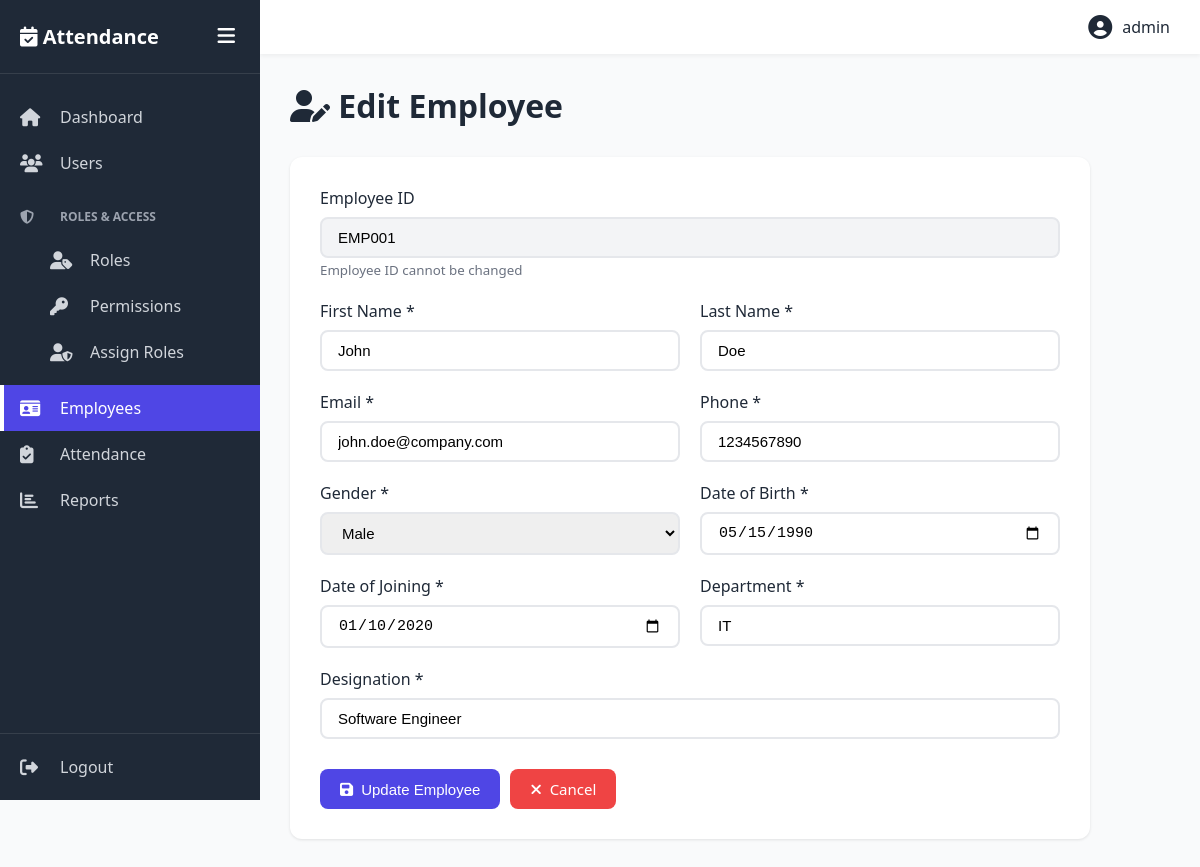
Page /employees/edit/1/ (signed in) on the committed database.
### accounts/models.py (models this page shows, shortened)
class Employee(models.Model):
    GENDER_CHOICES = [
        ('M', 'Male'),
        ('F', 'Female'),
        ('O', 'Other'),
    ]
    employee_id = models.CharField(max_length=20, unique=True, blank=True)
    first_name = models.CharField(max_length=100)
    last_name = models.CharField(max_length=100)
    email = models.EmailField(unique=True)
    phone = models.CharField(max_length=15)
    gender = models.CharField(max_length=1, choices=GENDER_CHOICES)
    date_of_birth = models.DateField()
    date_of_joining = models.DateField()
    department = models.CharField(max_length=100)
    designation = models.CharField(max_length=100)
    is_active = models.BooleanField(default=True)
    created_at = models.DateTimeField(auto_now_add=True)
    updated_at = models.DateTimeField(auto_now=True)

### accounts/views.py (the view, shortened to what this page needs)
# urls.py: path('employees/edit/<int:employee_id>/', views.employee_edit, name='employee_edit'),
@login_required
def employee_edit(request, employee_id):
    employee = get_object_or_404(Employee, id=employee_id)
    return render(request, 'employees/edit.html', {'employee': employee})

### templates/employees/edit.html (shortened to what this page needs)
{% extends 'base.html' %}
{% block content %}
<div class="page-header">
    <h1><i class="fas fa-user-edit"></i> Edit Employee</h1>
</div>
<div class="form-container">
    <form method="POST">
        <div class="form-group">
            <label for="employee_id">Employee ID</label>
            <input type="text" id="employee_id" value="{{ employee.employee_id }}" readonly style="background-color: #f3f4f6; cursor: not-allowed;">
            <small style="color: #6b7280;">Employee ID cannot be changed</small>
        </div>
        <div class="form-row">
            <div class="form-group">
                <label for="first_name">First Name *</label>
                <input type="text" id="first_name" name="first_name" value="{{ employee.first_name }}" required>
            </div>
            <div class="form-group">
                <label for="last_name">Last Name *</label>
                <input type="text" id="last_name" name="last_name" value="{{ employee.last_name }}" required>
            </div>
        </div>
        <div class="form-row">
            <div class="form-group">
                <label for="email">Email *</label>
                <input type="email" id="email" name="email" value="{{ employee.email }}" required>
            </div>
            <div class="form-group">
                <label for="phone">Phone *</label>
                <input type="text" id="phone" name="phone" value="{{ employee.phone }}" required>
            </div>
        </div>
        <div class="form-row">
            <div class="form-group">
                <label for="gender">Gender *</label>
                <select id="gender" name="gender" required>
                    <option value="M" {% if employee.gender == 'M' %}selected{% endif %}>Male</option>
                </select>
            </div>
            <div class="form-group">
                <label for="date_of_birth">Date of Birth *</label>
                <input type="date" id="date_of_birth" name="date_of_birth" value="{{ employee.date_of_birth|date:'Y-m-d' }}" required>
            </div>
        </div>
        <div class="form-row">
            <div class="form-group">
                <label for="date_of_joining">Date of Joining *</label>
                <input type="date" id="date_of_joining" name="date_of_joining" value="{{ employee.date_of_joining|date:'Y-m-d' }}" required>
            </div>
            <div class="form-group">
                <label for="department">Department *</label>
                <input type="text" id="department" name="department" value="{{ employee.department }}" required>
            </div>
        </div>
        <div class="form-group">
            <label for="designation">Designation *</label>
            <input type="text" id="designation" name="designation" value="{{ employee.designation }}" required>
        </div>
        <div class="form-actions">
            <button type="submit" class="btn btn-primary">
                <i class="fas fa-save"></i> Update Employee
            </button>
            <a href="{% url 'employees_list' %}" class="btn btn-danger">
                <i class="fas fa-times"></i> Cancel
            </a>
        </div>
    </form>
</div>
{% endblock %}

### templates/base.html (shortened to what this page needs)
{% load static %}
<!DOCTYPE html>
<html lang="en">
<head>
    <link rel="stylesheet" href="{% static 'css/style.css' %}">
    <link rel="stylesheet" href="https://cdnjs.cloudflare.com/ajax/libs/font-awesome/6.4.0/css/all.min.css">
</head>
<body>
    <div class="container">
        <aside class="sidebar" id="sidebar">
            <div class="sidebar-header">
                <h2><i class="fas fa-calendar-check"></i> Attendance</h2>
                <button class="toggle-btn" id="toggleBtn">
                    <i class="fas fa-bars"></i>
                </button>
            </div>
            <nav class="sidebar-nav">
                <a href="{% url 'dashboard' %}"
                    class="nav-item {% if request.resolver_match.url_name == 'dashboard' %}active{% endif %}">
                    <i class="fas fa-home"></i>
                    <span>Dashboard</span>
                </a>
                <a href="{% url 'users_list' %}" class="nav-item {% if 'users' in request.path %}active{% endif %}">
                    <i class="fas fa-users"></i>
                    <span>Users</span>
                </a>
                <div class="nav-group">
                    <div class="nav-group-title">
                        <i class="fas fa-shield-alt"></i>
                        <span>Roles & Access</span>
                    </div>
                    <a href="{% url 'roles_list' %}"
                        class="nav-item sub-item {% if 'roles' in request.path %}active{% endif %}">
                        <i class="fas fa-user-tag"></i>
                        <span>Roles</span>
                    </a>
                    <a href="{% url 'permissions_list' %}"
                        class="nav-item sub-item {% if 'permissions' in request.path %}active{% endif %}">
                        <i class="fas fa-key"></i>
                        <span>Permissions</span>
                    </a>
                    <a href="{% url 'user_roles' %}"
                        class="nav-item sub-item {% if 'user-roles' in request.path %}active{% endif %}">
                        <i class="fas fa-user-shield"></i>
                        <span>Assign Roles</span>
                    </a>
                </div>
                <a href="{% url 'employees_list' %}"
                    class="nav-item {% if 'employees' in request.path %}active{% endif %}">
                    <i class="fas fa-id-card"></i>
                    <span>Employees</span>
                </a>
                <a href="{% url 'attendance_list' %}"
                    class="nav-item {% if 'attendance' in request.path %}active{% endif %}">
                    <i class="fas fa-clipboard-check"></i>
                    <span>Attendance</span>
                </a>
                <a href="{% url 'reports' %}" class="nav-item {% if 'reports' in request.path %}active{% endif %}">
                    <i class="fas fa-chart-bar"></i>
                    <span>Reports</span>
                </a>
            </nav>
            <div class="sidebar-footer">
                <a href="{% url 'logout' %}" class="nav-item logout">
                    <i class="fas fa-sign-out-alt"></i>
                    <span>Logout</span>
                </a>
            </div>
        </aside>
        <main class="main-content" id="mainContent">
            <header class="top-bar">
                <div class="user-info">
                    <i class="fas fa-user-circle"></i>
                    <span>{{ user.username }}</span>
                </div>
            </header>
            <div class="content">
                {% block content %}
                {% endblock %}
            </div>
        </main>
    </div>
</body>
</html>

### static/css/style.css (style rules this page uses)
* { margin: 0; padding: 0; box-sizing: border-box; }
:root { --primary: #4f46e5; --success: #10b981; --warning: #f59e0b; --danger: #ef4444; --info: #3b82f6; --dark: #1f2937; --light: #f3f4f6; --sidebar-width: 260px; --sidebar-collapsed: 70px; }
body { font-family: 'Segoe UI', Tahoma, Geneva, Verdana, sans-serif; background: #f9fafb; color: #374151; }
.container { display: flex; min-height: 100vh; }
.sidebar { width: var(--sidebar-width); background: var(--dark); color: white; display: flex; flex-direction: column; transition: width 0.3s ease; position: fixed; height: 100vh; overflow-y: auto; z-index: 1000; }
.sidebar-header { padding: 20px; display: flex; align-items: center; justify-content: space-between; border-bottom: 1px solid rgba(255, 255, 255, 0.1); }
.sidebar-header h2 { font-size: 20px; white-space: nowrap; overflow: hidden; }
.toggle-btn { background: none; border: none; color: white; font-size: 20px; cursor: pointer; padding: 5px; }
.sidebar-nav { flex: 1; padding: 20px 0; }
.nav-item { display: flex; align-items: center; padding: 12px 20px; color: #d1d5db; text-decoration: none; transition: all 0.3s; position: relative; }
.nav-item i { font-size: 18px; width: 30px; }
.nav-item span { margin-left: 10px; white-space: nowrap; }
.nav-item.active { background: var(--primary); color: white; }
.nav-item.active::before { content: ''; position: absolute; left: 0; top: 0; bottom: 0; width: 4px; background: white; }
.nav-group { margin: 10px 0; }
.nav-group-title { padding: 12px 20px; color: #9ca3af; font-size: 12px; text-transform: uppercase; font-weight: 600; display: flex; align-items: center; }
.nav-group-title i { font-size: 14px; width: 30px; }
.nav-group-title span { margin-left: 10px; }
.sub-item { padding-left: 50px; }
.sidebar-footer { border-top: 1px solid rgba(255, 255, 255, 0.1); padding: 10px 0; }
.main-content { flex: 1; margin-left: var(--sidebar-width); transition: margin-left 0.3s ease; }
.top-bar { background: white; padding: 15px 30px; box-shadow: 0 2px 4px rgba(0, 0, 0, 0.05); display: flex; justify-content: flex-end; align-items: center; }
.user-info { display: flex; align-items: center; gap: 10px; color: var(--dark); }
.user-info i { font-size: 24px; }
.content { padding: 30px; }
.page-header { margin-bottom: 30px; }
.page-header h1 { font-size: 32px; color: var(--dark); margin-bottom: 5px; }
.btn { padding: 10px 20px; border: none; border-radius: 8px; font-size: 15px; font-weight: 500; cursor: pointer; transition: all 0.3s; display: inline-flex; align-items: center; gap: 8px; text-decoration: none; }
.btn-primary { background: var(--primary); color: white; }
.btn-danger { background: var(--danger); color: white; }
.form-container { background: white; border-radius: 12px; padding: 30px; box-shadow: 0 1px 3px rgba(0, 0, 0, 0.1); max-width: 800px; }
.form-group { margin-bottom: 20px; }
.form-group label { display: block; margin-bottom: 8px; color: var(--dark); font-weight: 500; }
.form-group input, .form-group select, .form-group textarea { width: 100%; padding: 10px 16px; border: 2px solid #e5e7eb; border-radius: 8px; font-size: 15px; transition: all 0.3s; }
.form-row { display: grid; grid-template-columns: repeat(auto-fit, minmax(250px, 1fr)); gap: 20px; }
.form-actions { display: flex; gap: 10px; margin-top: 30px; }

### rows in the picture
Employee: employee_id "EMP001", first_name "John", last_name "Doe", email "john.doe@company.com", phone "1234567890", gender "Male", date_of_birth "05/15/1990", date_of_joining "01/10/2020", department "IT", designation "Software Engineer"

### other values in the picture
{{ user.username }} "admin"
